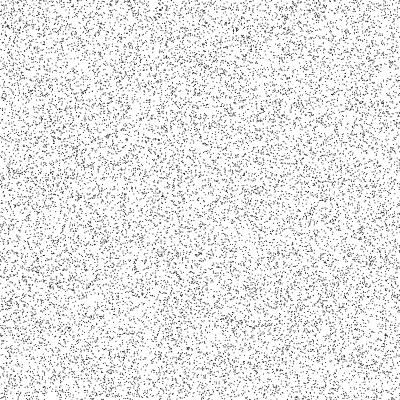
Frame 1 (no input)
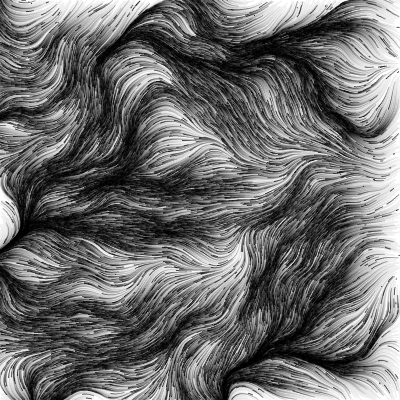
Frame 60 (no input)
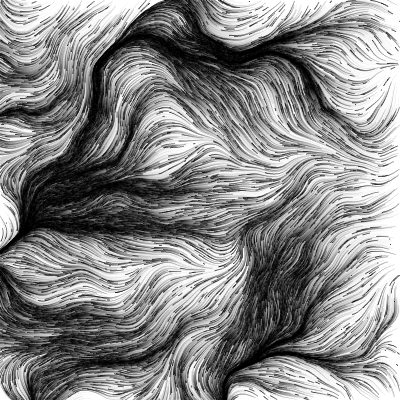
Frame 120 (the mouse pressed at the canvas centre since frame 60)

The p5.js sketch that drew these frames (run headless with seeded random() and noise() and a simulated clock; from frame 60 on, the mouse is pressed at the canvas centre):

// p5.js sketch
// ── sketch.js
let bryanPerlin = []; //array for particle count once again
const bryanPerlinNumber = 20000;
const bryanNoiseScale = 0.01 //needs to scale down for noise function

//https://www.youtube.com/watch?v=sZBfLgfsvSk

function setup() 
{
  createCanvas(400, 400);
  //background(0);

  //for loop that loops until i (number of loops reacher constant above)
  for(let i = 0; i < bryanPerlinNumber; i ++) {
    bryanPerlin.push(createVector(random(width),random(height))); //pushes vector based on for loop i
  }
  stroke (0) //white particles
}



function draw() {
  background(255, 10);

  for(let i = 0; i < bryanPerlinNumber; i ++) {
    let bP = bryanPerlin[i]; //grabs the number in the index, like the number in the array between 1-1000 (bryanPerlinNumber) in this case?
    point(bP.x, bP.y); //places on x and y position pulled from bryanPerlin array
    let bryanNoise = noise(bP.x * bryanNoiseScale, bP.y * bryanNoiseScale); //scales noise down
    let bryanA = TAU * bryanNoise; //TAU is 2xPI?? and * noise to map? converting angle to x,y
    bP.x += cos(bryanA);
    bP.y += sin(bryanA);
    //right now particles leave screen

    if(!bPonScreen(bP)) { //! means not, so if NOT on screen, new particle spawns and random width and height on screen
      bP.x = random(width);
      bP.y = random(height);
    }
  }

  function bPonScreen (v){ //vector checks if particles vector positions are smaller than width and height of canvas
    return v.x >= 0 && v.x <= width && v.y >= 0 && v.y <= height;
  }

}
